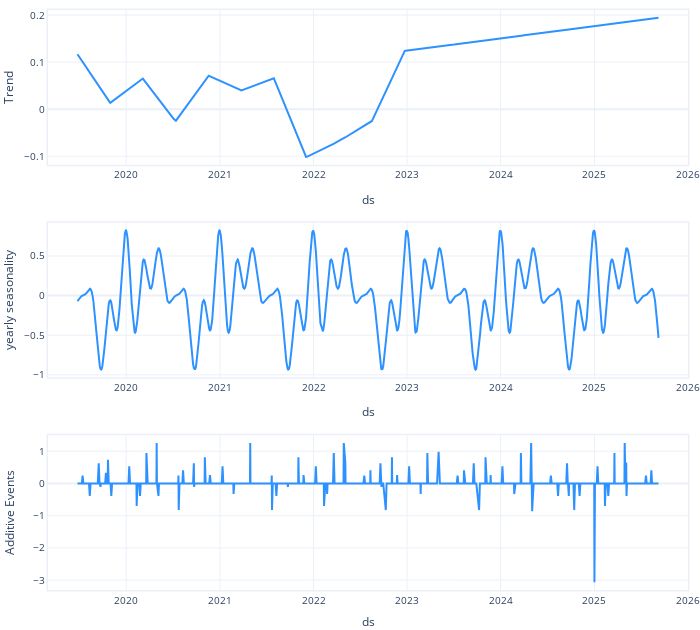

This figure's notebook cell:
### Code cell
m.plot_components(
    forecast,
)

### Figure 1 — Plotly figure (JSON) as saved in the notebook; plotly's stock layout.template omitted (floating-point values rounded to 4 significant figures; data arrays with more than 128 entries replaced by an {"elided": "..."} marker saying what was removed)
{"data": [{"line": {"color": "#2d92ff", "width": 2}, "mode": "lines", "name": "Trend", "showlegend": false, "type": "scatter", "x": {"elided": "1532 str values"}, "xaxis": "x", "y": {"elided": "1532 float values"}, "yaxis": "y"}, {"line": {"color": "#2d92ff", "width": 2}, "mode": "lines", "name": "yearly seasonality", "showlegend": false, "type": "scatter", "x": {"elided": "1532 str values"}, "xaxis": "x2", "y": {"elided": "1532 float values"}, "yaxis": "y2"}, {"line": {"color": "#2d92ff", "width": 2}, "mode": "lines", "name": "Additive Events", "showlegend": false, "type": "scatter", "x": {"elided": "1532 str values"}, "xaxis": "x3", "y": {"elided": "1532 float values"}, "yaxis": "y3"}], "layout": {"autosize": true, "font": {"size": 10}, "height": 630, "hovermode": "x unified", "legend": {"traceorder": "reversed", "y": 0.1}, "margin": {"b": 0, "l": 0, "pad": 0, "r": 10, "t": 10}, "title": {"font": {"size": 12}}, "width": 700, "xaxis": {"anchor": "y", "domain": [0, 1], "linewidth": 1.5, "mirror": true, "range": ["2019-03-02T00:00:00", "2026-01-01T00:00:00"], "showline": true, "title": {"text": "ds"}, "type": "date"}, "xaxis2": {"anchor": "y2", "domain": [0, 1], "linewidth": 1.5, "mirror": true, "range": ["2019-03-02T00:00:00", "2026-01-01T00:00:00"], "showline": true, "title": {"text": "ds"}, "type": "date"}, "xaxis3": {"anchor": "y3", "domain": [0, 1], "linewidth": 1.5, "mirror": true, "range": ["2019-03-02T00:00:00", "2026-01-01T00:00:00"], "showline": true, "title": {"text": "ds"}, "type": "date"}, "yaxis": {"anchor": "x", "domain": [0.7333, 1], "linewidth": 1.5, "mirror": true, "rangemode": "normal", "showline": true, "title": {"text": "Trend"}}, "yaxis2": {"anchor": "x2", "domain": [0.3667, 0.6333], "linewidth": 1.5, "mirror": true, "rangemode": "tozero", "showline": true, "title": {"text": "yearly seasonality"}}, "yaxis3": {"anchor": "x3", "domain": [0, 0.2667], "linewidth": 1.5, "mirror": true, "rangemode": "tozero", "showline": true, "title": {"text": "Additive Events"}}}}
